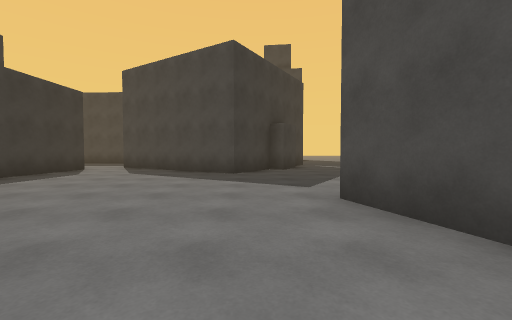
[1] (above)

19 first-person views from a walk through a scene from a Unity 3-D project. The camera is 1.2 m above the floor, tilts 2° down and sees 90° across. The floor is counted in squares, 2 m on a side. Each view is taken from the middle of a square. On the plan, view 1 faces up. The plan holds only what a view shows up to about 9 squares ahead; the rest is blank. The place goes on beyond the plan. The player is left out. Surface patterns are stand-ins for the level's own textures.

[2]
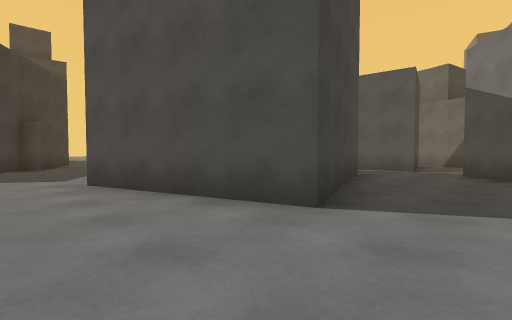

[3]
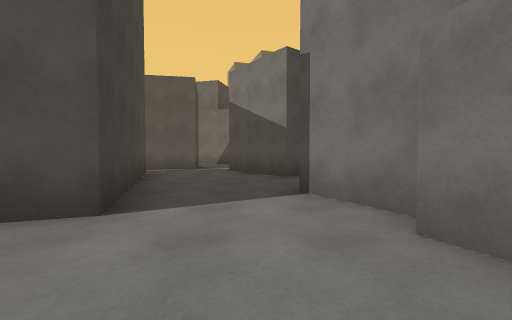

[4]
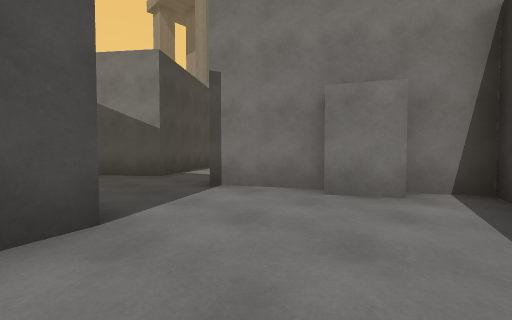

[5]
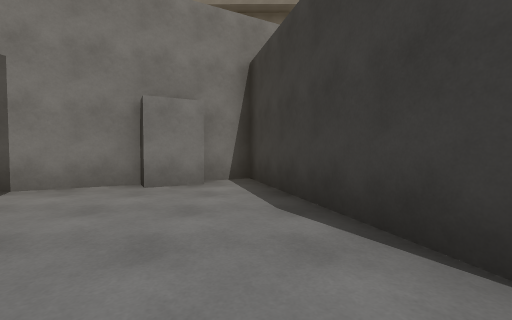

[6]
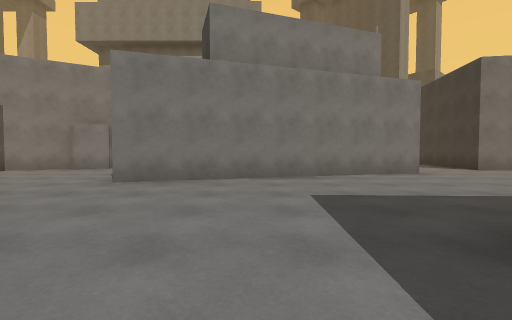

[7]
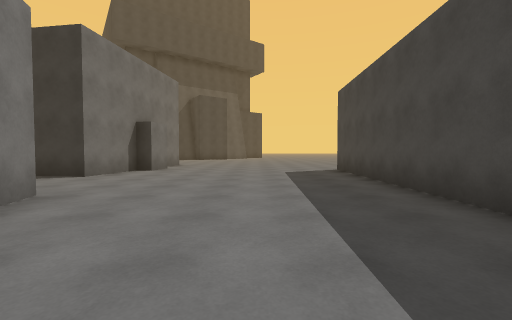

[8]
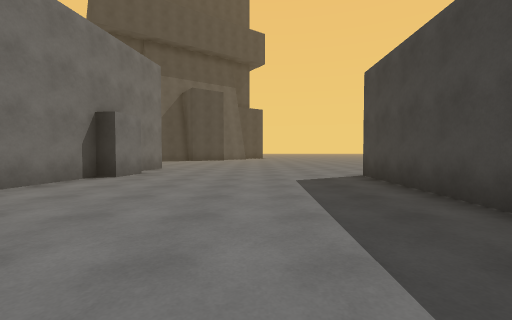

[9]
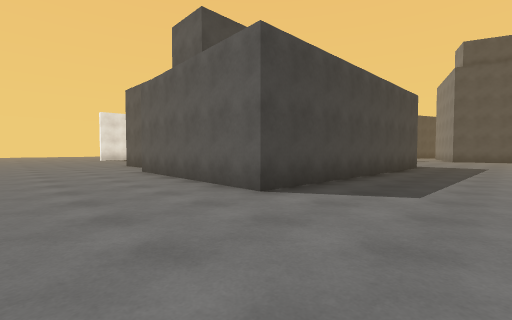

[10]
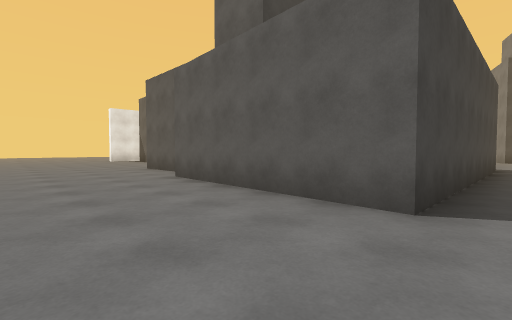

[11]
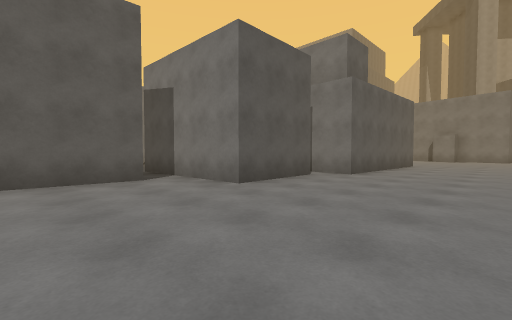

[12]
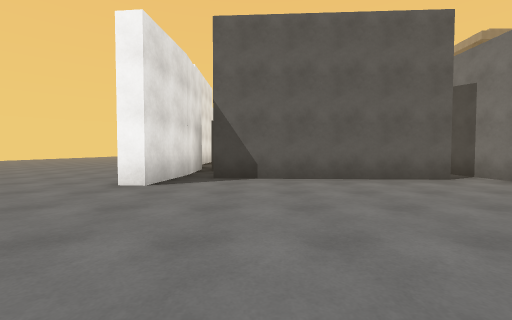

[13]
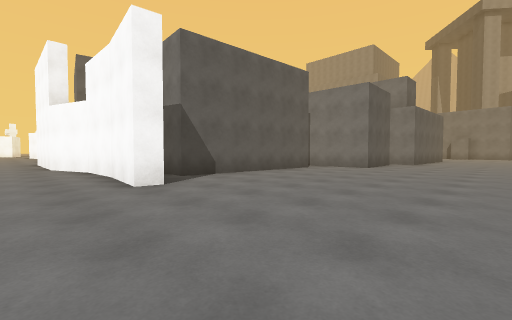

[14]
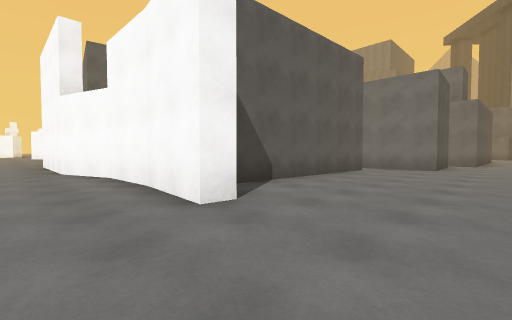

[15]
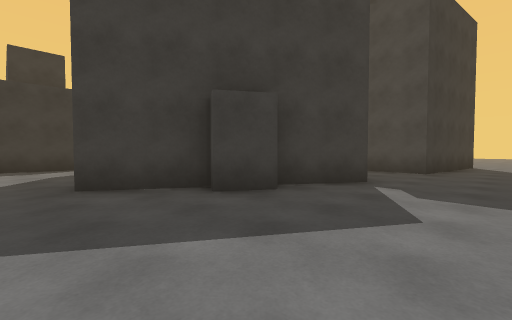

[16]
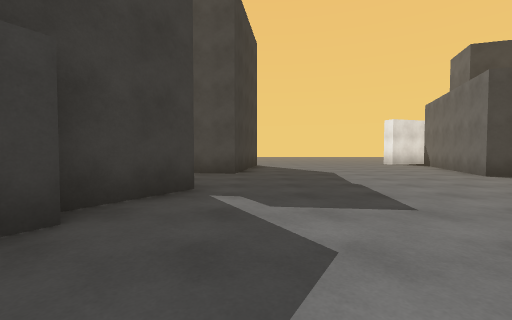

[17]
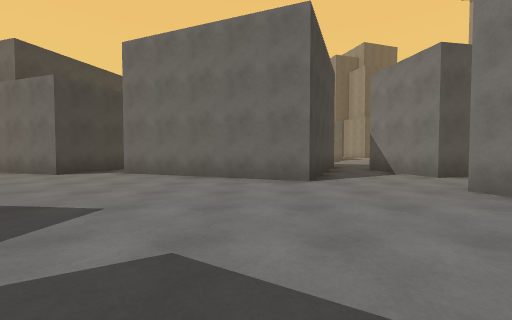

[18]
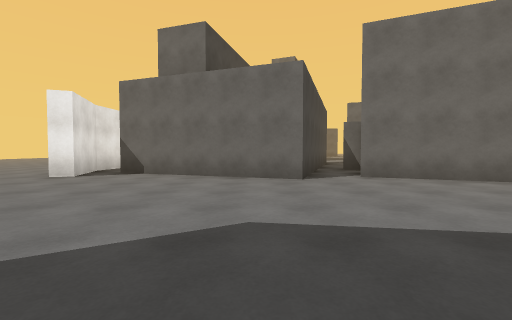

[19]
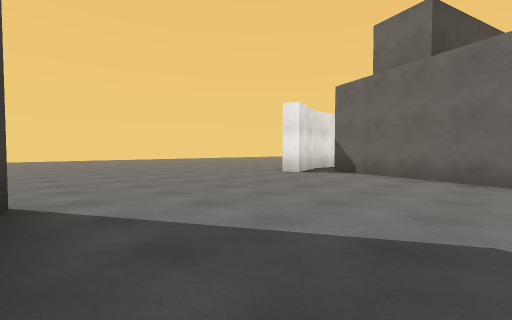

### Floor plan
Points are (right, up) in squares from view 1. A wall is a line through its corners. A room is listed if a view was taken in it or the views show most of it. See-through windows are left out.
Room 1 (views 1, 2, 3, 4)
walls: (2, -3.6) (3.9, -2.6); (5.9, -2.7) (8, -1.1); (-1.3, 0.1) (0.1, -4.6) (0.7, -4.3); (7, 1) (2.4, -0.6) (1.9, 0.8); (8.4, 0) (8.1, 1.5)
ways out: opening at (0.5, 0) to room 2; opening at (6, -4); opening at (8, -1)
objects: block (1, -4) to (2, -3)
Room 2 (views 5, 6, 7, 8, 9, 10, 11, 12, 13, 14, 15, 16, 17, 18, 19)
walls: (-5.6, 8.4) (-5.7, 5.6); (-5.7, 3.3) (-13.3, 3.6) (-13.1, 8.6); (2.1, 11.1) (-0.6, 6.8) (-4.2, 9); (-10.7, 12.9) (-10.4, 17.9); (-12.3, 9.3) (-12.4, 11.9) (-8.5, 12); (1.9, 0.8) (1, 3.3); (5.3, 4.6) (5.8, 4.8); (-8.5, -2) (-1.3, 0.1); (-7.7, 19.3) (-5.9, 19.9) (-2.4, 19.9); (3.1, 17.7) (2.4, 13.7) (0.8, 14); (-9.5, 18.7) (-11.6, 18.9) (-11.5, 19.4) (-9.5, 19.2); (-9.6, 19.2) (-7.6, 19.3); (7.9, 3) (7.7, 3.9) (8.6, 4.1); (8.8, 6.2) (7, 6.9) (9, 11.7); (-13, -2.7) (-10.9, -3); (-16, -2.3) (-14.6, -2.4); (11.6, 11.9) (8.4, 13) (10.1, 17.7); (12, 18.7) (10.8, 18.9) (9, 18.3) (8.9, 18.8)
ways out: opening at (0.5, 0) to room 1; opening at (-13, 9); opening at (-9.5, -2.5); opening at (-5, 8); opening at (8, 20.5); opening at (9, 5)
objects: block (-14, -2) to (-13, -2); block (1, 9)

Positions as (right, up) in squares from view 1, and headings:
1: (0, 0), facing up
2: (0, -2), facing up-right
3: (0, -2), facing right
4: (0, 0), facing down-right
5: (0, 1), facing down
6: (-4, 5), facing down
7: (-5, 1), facing left
8: (-7, 1), facing left
9: (-16, 1), facing up-right
10: (-16, 3), facing up-right
11: (-16, 15), facing down-right
12: (-16, 17), facing right
13: (-16, 21), facing down-right
14: (-14, 21), facing down-right
15: (4, 6), facing up-left
16: (3, 7), facing up
17: (2, 8), facing right
18: (3, 14), facing right
19: (3, 14), facing up-right
